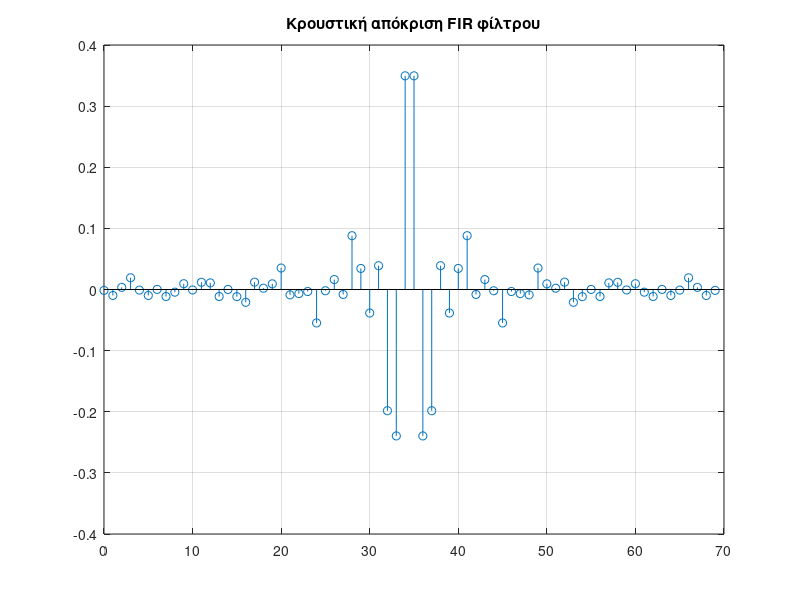
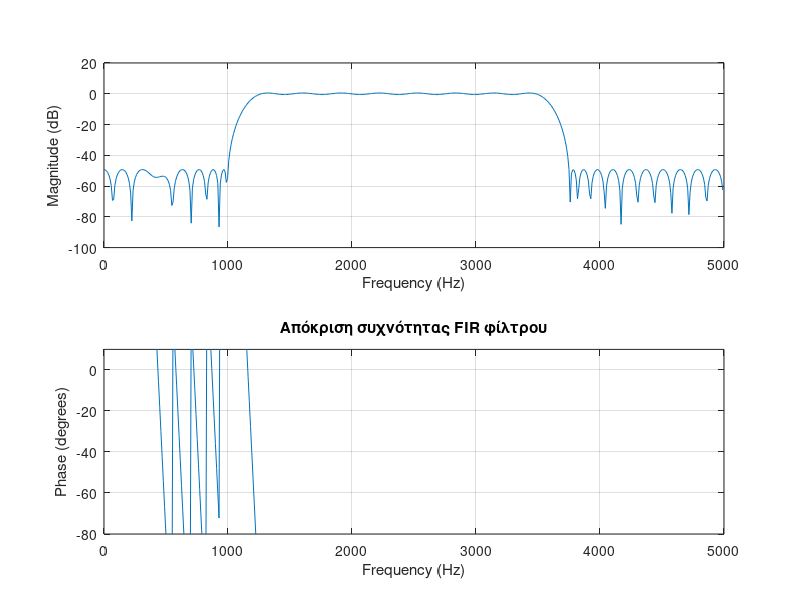

MATLAB code for these plots, in order:
% Example 13.6
clear all; clc

Fs = 10000; % Συχνότητα δειγματοληψίας
w1s=0.2*pi; w1p=0.25*pi; w2p=0.7*pi; w2s=0.75*pi % Συχνότητες αποκοπής στο διάστημα [0,π]
f1s = w1s*Fs/(2*pi);  % Συχνότητα αποκοπής ζώνης αποκοπής στο διάστημα [0,Fs/2]
f1p = w1p*Fs/(2*pi);  % Συχνότητα αποκοπής ζώνης διέλευσης στο διάστημα [0,Fs/2]
f2p = w2p*Fs/(2*pi);  % Συχνότητα αποκοπής ζώνης διέλευσης στο διάστημα [0,Fs/2]
f2s = w2s*Fs/(2*pi);  % Συχνότητα αποκοπής ζώνης αποκοπής στο διάστημα [0,Fs/2]
Rp = 1.0;   % Κυμάτωση στη ζώνη διέλευσης (dB)
As = 50;    % Εξασθένιση στη ζώνη αποκοπής (dB)

% Απόκλιση πλάτους στη ζώνη διέλευσης
dp = (10^(Rp/20)-1)/(10^(Rp/20)+1)

% Απόκλιση πλάτους στη ζώνη αποκοπής
ds = (1+dp)*(10^(-As/20))

% Καθορισμός προδιαγραφών φίλτρου
F = [f1s f1p f2p f2s]; A = [0 1 0]; Deviation = [ds dp ds]; 

% Υπολογισμός βέλτιστης τάξης φίλτρου
[N, Fo, Ao, Weights] = firpmord(F, A, Deviation, Fs)

% Υπολογισμός κρουστικής απόκρισης με ParksMcClellan
h = firpm(N, Fo, Ao, Weights);

% Σχεδιασμός κρουστικής απόκρισης FIR φίλτρου
n = 0:1:N;  figure(1); stem(n, h); grid on; 
title('Κρουστική απόκριση FIR φίλτρου')

% Σχεδιασμός απόκρισης συχνότητας FIR φίλτρου
figure(2); freqz(h, 1, 512, Fs); axis([0, Fs/2 -80 10])
title('Aπόκριση συχνότητας FIR φίλτρου')
